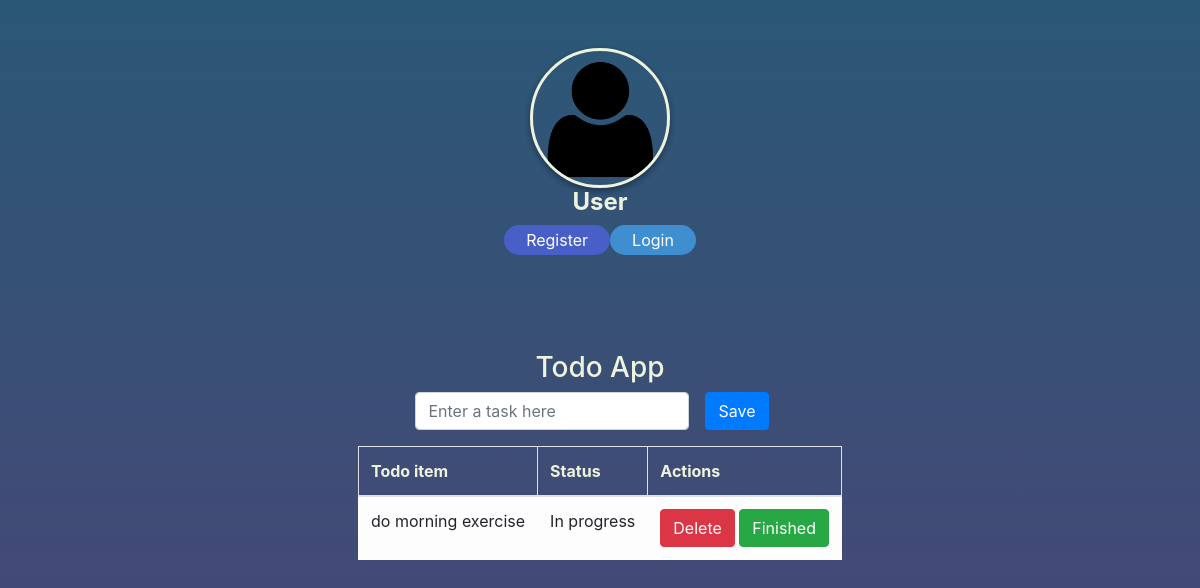
Before: / with the older database file.
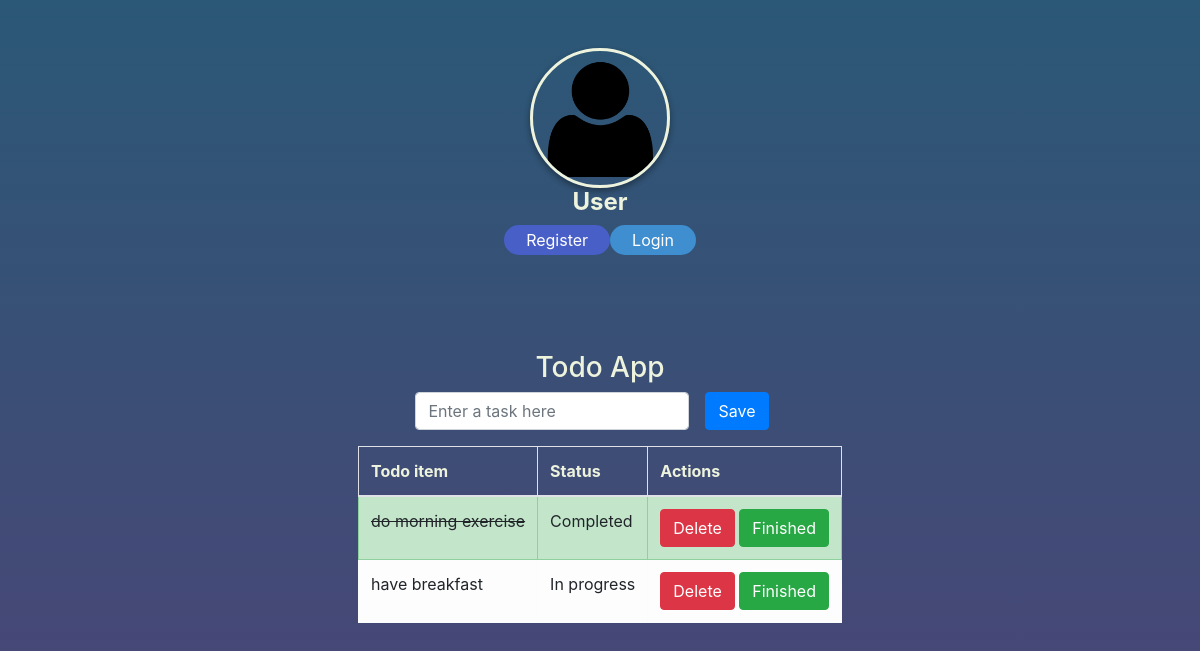
After: the same page with the newer database file.
### models.py (models this page shows)
class Task(db.Model):
    id = db.Column(db.Integer, primary_key=True)
    name = db.Column(db.String(150), nullable=False)
    status = db.Column(db.String(50))
    user_id = db.Column(db.Integer, db.ForeignKey('user.id'))

### views.py (the view)
@app.route('/')
def index():
    form = TaskForm()
    tasks = Task.query.all()
    return render_template('index.html', tasks=tasks, form=form, logged_in_user=current_user)

### forms.py
class TaskForm(FlaskForm):
    task = StringField('Your task', validators=[InputRequired()])
    submit = SubmitField('Save')

### templates/index.html (shortened to what this page needs)
{% extends 'base.html' %}
{% block content %}
{% if logged_in_user.is_authenticated %}
<div class="row align-items-center justify-content-center">
    <div class="profile-image float-md-right">
        <img src="{{ url_for('static', filename='images/' + logged_in_user.image) }}" alt="">
    </div>
</div>
<div class="row align-items-center justify-content-center">
    <h4 class="font_color"><strong>{{ logged_in_user.username }}</strong></h4>
</div>
<div class="row align-items-center justify-content-center">
    <a href="{{ url_for('logout') }}">
        <button class="button is-danger is-rounded">Logout</button>
    </a>
</div>
{% else %}
<div class="row align-items-center justify-content-center">
    <div class="profile-image float-md-right">
        <img src="{{ url_for('static', filename='anonymous.png') }}" alt="">
    </div>
</div>
<div class="row align-items-center justify-content-center">
    <h4 class="font_color"><strong>User</strong></h4>
</div>
<div class="row align-items-center justify-content-center">
    <a href="{{ url_for('register') }}">
    <button class="button is-link is-rounded">Register</button>
    </a>
    <a href="{{ url_for('login') }}">
        <button class="button is-info is-rounded">Login</button>
    </a>
</div>
{% endif %}
<br><br><br><br>
<div class="row d-flex align-items-center justify-content-center flex-column ">
    <h3 class="font_color">Todo App</h3>
    <form action={{ url_for('add') }} method="POST">
        <div class="d-flex align-items-center mb-3">
            <div class="form-group mr-3 mb-0">
                {{ form.task(class="form-control", placeholder="Enter a task here") }}
            </div>
            {{ form.submit(class="btn btn-primary mr-3") }}
        </div>
    </form>
    <div class="table-wrapper">
        <table class="table table-hover table-bordered">
            <thead>
                <tr>
                    <th class="font_color">Todo item</th>
                    <th class="font_color">Status</th>
                    <th class="font_color">Actions</th>
                </tr>
            </thead>
            <tbody>
                {% for task in tasks %}
                {% if task.status == 'Completed' %}
                <tr class="table-success">
                    <td class="complete">
                        {% else %}
                <tr class="table-light">
                    <td>
                        {% endif %}
                        {{ task.name }}
                    </td>
                    <td>{{ task.status }}</td>
                    <td>
                        <a href={{ url_for('delete', id=task.id) }} <button class="btn btn-danger"
                            ng-click="delete($index)">
                            Delete
                        </a>
                        <a href={{ url_for('completed', id=task.id) }}>
                            <button class="btn btn-success">
                                Finished
                            </button>
                        </a>
                    </td>
                </tr>
                {% endfor %}
            </tbody>
        </table>
    </div>
</div>
{% endblock %}

### templates/base.html (shortened to what this page needs)
<!DOCTYPE html>
<html lang="en">
<head>
    <link rel="stylesheet" href="https://stackpath.bootstrapcdn.com/bootstrap/4.4.1/css/bootstrap.min.css"
 />
    <link rel="stylesheet" href="static/styles.css">
</head>
<body>
    <br><br>
    <div class="app-container">
        <div class=" d-flex align-items-center justify-content-center flex-column">
            <div class="body">
                {% block content %}
                {% endblock %}
            </div>
        </div>
    </div>
</body>
</html>

### static/styles.css (style rules this page uses)
.app-container { height: 100vh; width: 100%; }
.complete { text-decoration: line-through; }
.profile-image img { border-radius: 50%; width: 140px; border: 3px solid rgb(237, 243, 220); box-shadow: 0 3px 6px rgba(0, 0, 0, 0.16), 0 3px 6px rgba(0, 0, 0, 0.23) }
body { background: linear-gradient(#2b5876, #4e4376); }
.font_color { color: rgb(237, 243, 220); }
.button.is-info { background-color: #3e8ed0; border-color: transparent; color: #fff; }
.button.is-rounded { border-radius: 9999px; padding-left: calc(1em + 0.25em); padding-right: calc(1em + 0.25em); }
.button.is-link { background-color: #485fc7; border-color: transparent; color: #fff; }

Changed rows visible on the page:
changed Task "do morning exercise": status "In progress" → "Completed"
added Task: name "have breakfast", status "In progress"
